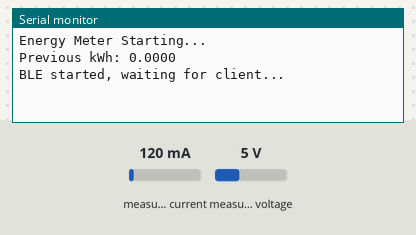
This sketch was run on a simulated ESP32. On the bench: the last lines printed to the serial monitor. The test bench sets the inputs (shaded band); at power-on: measured current 120 mA, measured voltage 5 V. EEPROM starts erased; nothing arrives over Bluetooth unless stated; a phone connects over Bluetooth LE 3 s after start.

Above: at 1.2 s.
1.3 s: measured current set to 40 mA
At 2.7 s:
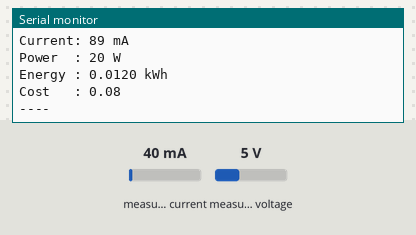
3.5 s: measured voltage set to 0.3 V
5.0 s: measured current set to 500 mA
At 6.1 s:
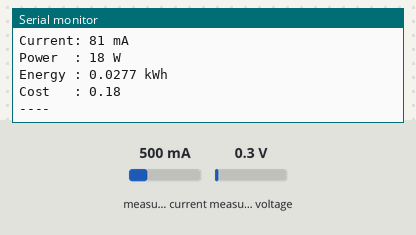
6.5 s: measured voltage set to 3.8 V
At 8.8 s:
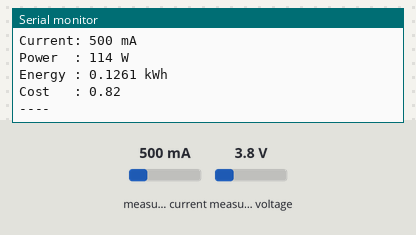

Measured:
- after the input at 1.3 s, the serial monitor: prints a new line after 0.79 s (image 1)
- after the input at 5.0 s, the serial monitor: prints a new line after 0.19 s (image 2)
- after the input at 6.5 s, the serial monitor: prints a new line after 1.8 s (image 3)

The sketch:

garudahacksafterble.ino
```cpp
#include "ACS712.h" // Library for ACS712 current sensor
#include <ZMPT101B.h> // Library for ZMPT101B voltage sensor
#include <EEPROM.h> // Library for EEPROM to store persistent energy
#include <BLEDevice.h> // BLE core library
#include <BLEServer.h> // BLE server library
#include <BLEUtils.h> // BLE utilities
#include <BLE2902.h> // BLE descriptor for notification

// Sensor setup
ACS712 ACS(34, 3.3, 4095, 125); // Setup ACS712 on pin 34, 3.3V reference, 12-bit ADC, 125A model
ZMPT101B voltageSensor(35, 50.0); // Setup ZMPT101B on pin 35, expected max voltage = 50V

// EEPROM setup
#define EEPROM_SIZE 512 // EEPROM size to allocate
#define UNIT_ADDRESS 0 // EEPROM address to store total kWh

// Energy variables
float unit = 0.0; // Energy in kWh
float ratePerkWh = 6.5; // Cost per kWh in local currency
float cost = 0.0; // Total calculated cost
unsigned long lastMillis = 0; // Timestamp for energy time calculation

// BLE UUID definitions
#define SERVICE_UUID "6e400001-b5a3-f393-e0a9-e50e24dcca9e" // Custom service UUID
#define CHARACTERISTIC_UUID "6e400003-b5a3-f393-e0a9-e50e24dcca9e"  // Characteristic for notification

// BLE characteristic pointer
BLECharacteristic *pCharacteristic; // Pointer to BLE characteristic object

void setup() {
  Serial.begin(115200); // Initialize serial monitor
  EEPROM.begin(EEPROM_SIZE); // Begin EEPROM with defined size

  unit = EEPROM.readFloat(UNIT_ADDRESS); // Read stored kWh value
  if (isnan(unit)) unit = 0.0; // If data is invalid, reset to 0

  Serial.println("Energy Meter Starting..."); // Startup message
  Serial.print("Previous kWh: "); // Display previously stored energy
  Serial.println(unit, 4); // Print kWh value to 4 decimal places

  ACS.autoMidPoint(); // Automatically detect mid-point for ACS712 sensor
  voltageSensor.setSensitivity(500.0f); // Set sensitivity for ZMPT101B

  lastMillis = millis(); // Store initial timestamp

  // BLE Setup
  BLEDevice::init("ESP32_Energy_Meter"); // Initialize BLE device with name
  BLEServer *pServer = BLEDevice::createServer(); // Create BLE server
  BLEService *pService = pServer->createService(SERVICE_UUID); // Create custom service

  pCharacteristic = pService->createCharacteristic( // Create characteristic with notify/read
    CHARACTERISTIC_UUID,
    BLECharacteristic::PROPERTY_READ | BLECharacteristic::PROPERTY_NOTIFY
  );

  pCharacteristic->addDescriptor(new BLE2902()); // Add descriptor to enable notifications
  pService->start(); // Start the BLE service
  BLEAdvertising *pAdvertising = BLEDevice::getAdvertising(); // Get BLE advertising object
  pAdvertising->start(); // Start BLE advertising
  Serial.println("BLE started, waiting for client..."); // Debug message
}

void loop() {
  float avg_mA = 0; // Average current in mA

  for (int i = 0; i < 100; i++) { // Take 100 samples
    avg_mA += ACS.mA_AC(); // Read AC current in mA
  }

  avg_mA /= 100.0; // Compute average
  int current_mA = (avg_mA > 5) ? avg_mA : 0; // Apply threshold to ignore noise

  float voltage = voltageSensor.getRmsVoltage(); // Read RMS voltage
  int volt = (voltage > 50) ? voltage : 0; // Apply minimum voltage threshold

  float watt = voltage * (avg_mA / 1000.0); // Calculate power in watts (P = V x I)
  int power = watt; // Convert to integer for display

  unsigned long currentMillis = millis(); // Get current time
  float deltaTime = (currentMillis - lastMillis) / 3600000.0; // Time in hours
  lastMillis = currentMillis; // Update last timestamp

  float kWh = watt * deltaTime; // Calculate kWh (Energy = P x t)
  unit += kWh; // Accumulate total energy
  cost = unit * ratePerkWh; // Calculate total cost

  // Serial output for monitoring
  Serial.print("Voltage: "); Serial.print(volt); Serial.println(" V"); // Print voltage
  Serial.print("Current: "); Serial.print(current_mA); Serial.println(" mA"); // Print current
  Serial.print("Power  : "); Serial.print(power); Serial.println(" W"); // Print power
  Serial.print("Energy : "); Serial.print(unit, 4); Serial.println(" kWh"); // Print energy
  Serial.print("Cost   : "); Serial.print(cost, 2); Serial.println(); // Print cost
  Serial.println("----"); // Separator

  // Format BLE data as CSV: "voltage,current,power"
  String bleData = String(volt) + "," + String(current_mA) + "," + String(power);
  pCharacteristic->setValue(bleData.c_str()); // Set BLE characteristic value
  pCharacteristic->notify(); // Send notification to client

  EEPROM.writeFloat(UNIT_ADDRESS, unit); // Save current kWh to EEPROM
  EEPROM.commit(); // Commit write to EEPROM

  delay(1000); // Delay for 1 second
}
```
